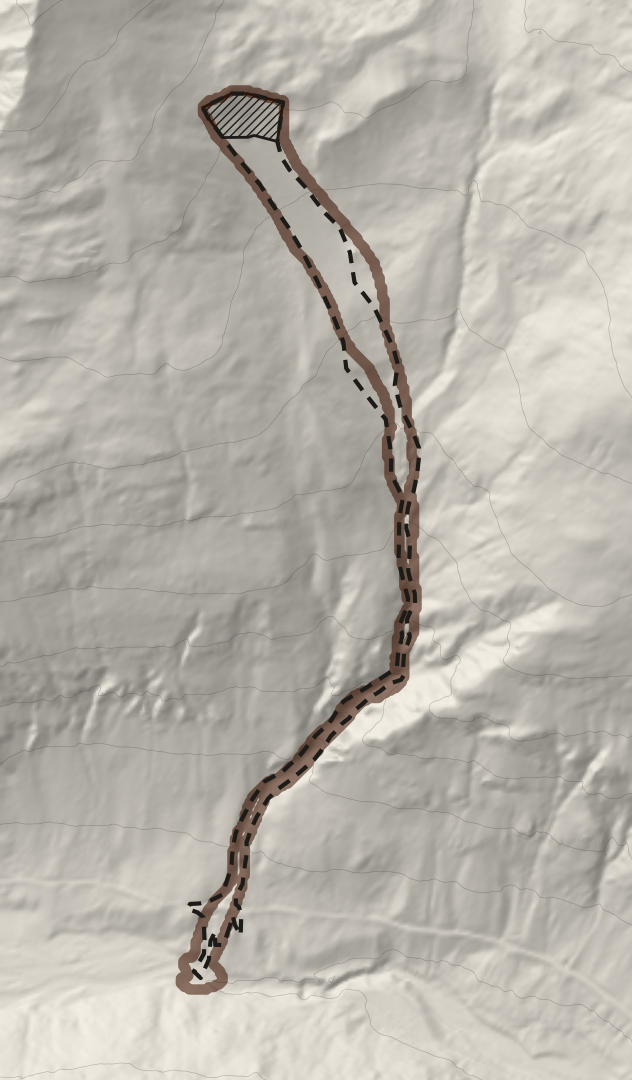
#> input picture deck/img/popeletzbach_hd.png, 632 x 1080 px
$ python build_img.py
#> lines starting #> are read from the running program, lines starting #| are printed output that depends on the picture; pictures that were not available may be replaced by others from this repository, and a replacement may not be noted
"""Crops and compresses every image the deck uses into deck/img/ (JPG, <= 1920 px wide).
Crops follow docs/11_deck.md: numbers that are not in docs/12 are cut out of the frame."""
from pathlib import Path
from PIL import Image

ROOT = Path(__file__).resolve().parents[2]
OUT = ROOT / "deck" / "img"
OUT.mkdir(parents=True, exist_ok=True)


def save(name, src, box=None, width=None, q=85):
#> called with name = 's1_popeletzbach.jpg', src = 'deck/img/popeletzbach_hd.png', q = 88
    im = Image.open(ROOT / src).convert("RGB")
#> im is the input picture: PIL image 632x1080 RGB; mean R, G, B 183.3, 178.9, 170.4
    if box:
        im = im.crop(box)
    w = min(width or im.width, 1920)
#> w = 632
    if w != im.width:
        im = im.resize((w, round(im.height * w / im.width)), Image.LANCZOS)
    im.save(OUT / name, "JPEG", quality=q, optimize=True, progressive=True)
    print(name, im.size, (OUT / name).stat().st_size // 1024, "KB")
#| s1_popeletzbach.jpg (632, 1080) 88 KB


# slide 1: re-rendered panel (deck/tools/popeletzbach.py), no best-fit blob
save("s1_popeletzbach.jpg", "deck/img/popeletzbach_hd.png", q=88)
# slide 2: hero S22 without the title band ("t = 34 s") and the legend strip
save("s2_hero_s22.jpg", "filmy/hero/hero_S22_samosAT_2.0_mid.png", (442, 240, 3514, 2006), 1800)
#> call 2 of save, with name = 's2_hero_s22.jpg', src = 'filmy/hero/hero_S22_samosAT_2.0_mid.png', box = (442, 240, 3514, 2006), width = 1800, q = 85
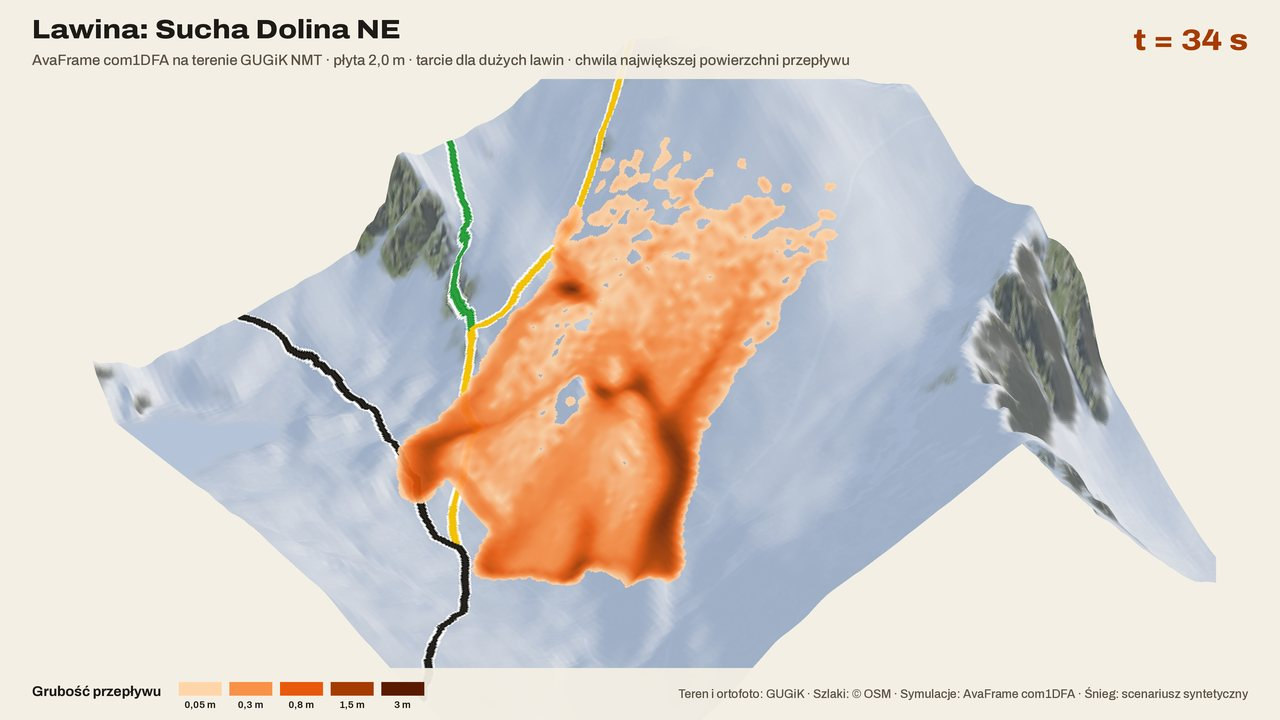
#> input picture web/media/hero_S22_samosAT_2.0_mid.jpg, 1280 x 720 px, given in place of hero_S22_samosAT_2.0_mid.png, which was not available
#> in save, im is the input picture: PIL image 1280x720 RGB; mean R, G, B 216.8, 209.6, 202.1
#> in save (call 2), `im = im.crop(box)`:
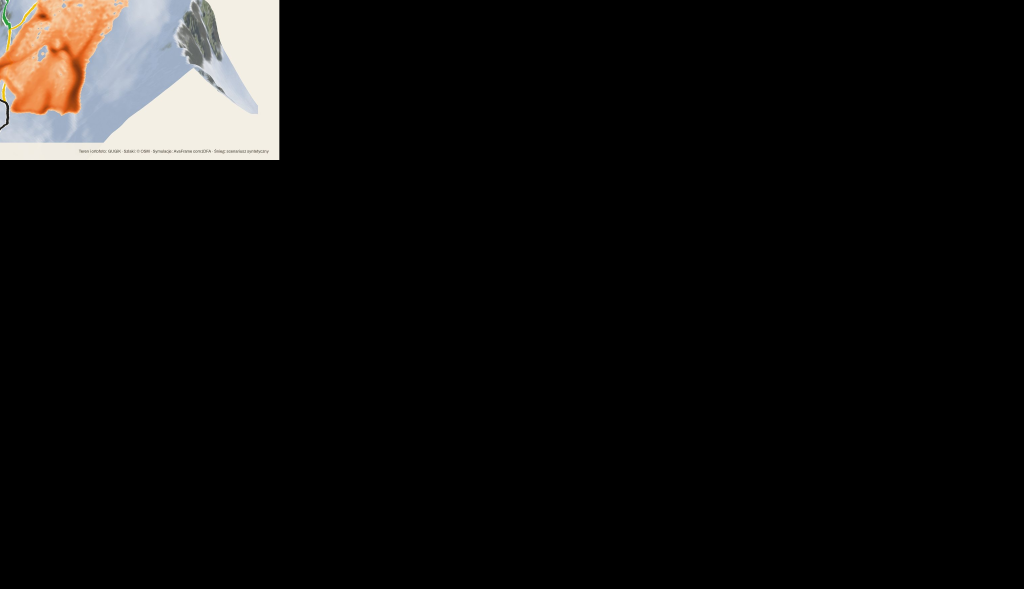
#> im: PIL image 3072x1766 RGB (shown at 1/3 size); mean R, G, B 15.7, 14.6, 13.8
#| s2_hero_s22.jpg (1800, 1035) 130 KB
# slide 3: three steps, cropped to the part of the screen that carries the step
save("s3_krok1.jpg", "docs/img/krok1_mapa.png", (110, 110, 590, 517), 960, q=90)
#> call 3 of save, with name = 's3_krok1.jpg', src = 'docs/img/krok1_mapa.png', box = (110, 110, 590, 517), width = 960, q = 90
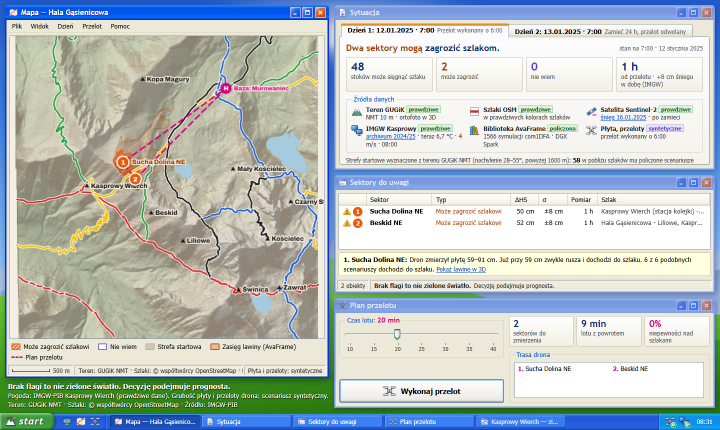
#> input picture docs/img/krok1_mapa.png, 1440 x 860 px (shown at 1/2 size)
#> in save, im is the input picture: PIL image 1440x860 RGB; mean R, G, B 183.6, 192.8, 192.1
#> in save (call 3), `im = im.crop(box)`:
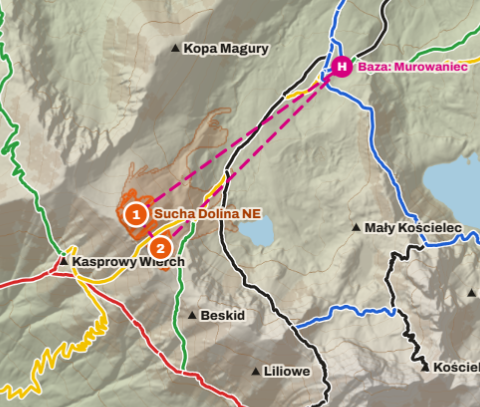
#> im: PIL image 480x407 RGB; mean R, G, B 177, 171.5, 153.5
#> in save (call 3), `im = im.resize((w, round(im.height * w / im.width)), Image.LANCZOS)`:
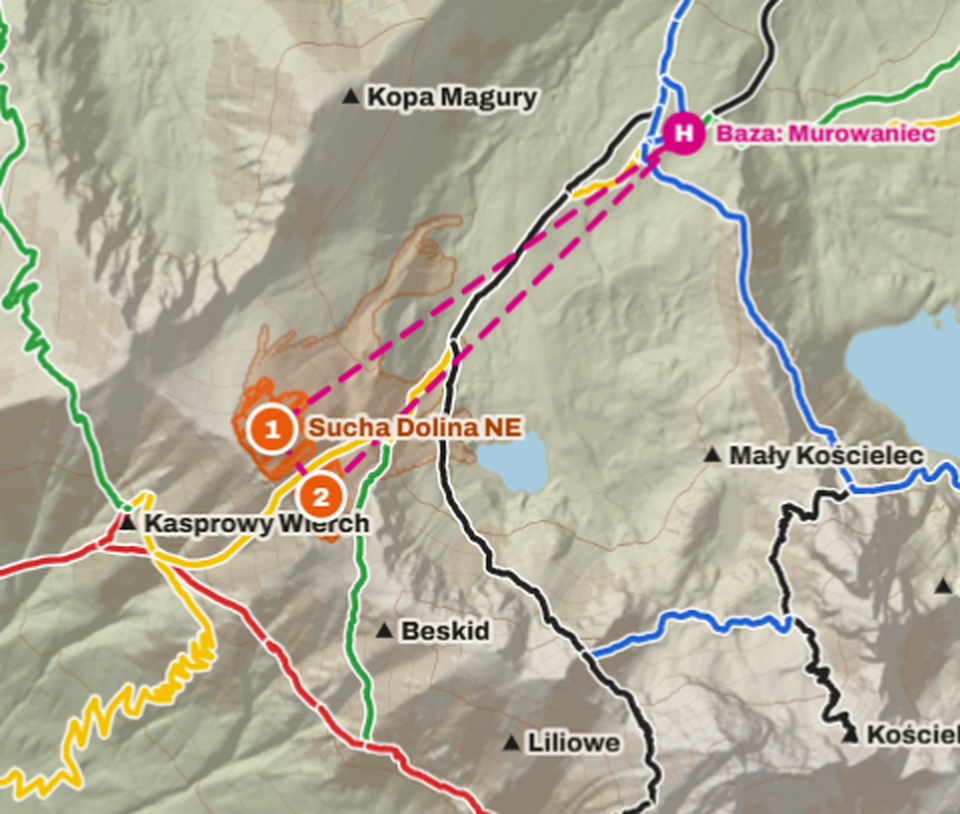
#> im: PIL image 960x814 RGB; mean R, G, B 177, 171.5, 153.5
#| s3_krok1.jpg (960, 814) 140 KB
save("s3_krok2.jpg", "docs/img/krok2_stok.png", (692, 8, 1076, 334), 768, q=90)
#> (the run stopped early here; a loop or call above may not have finished)
